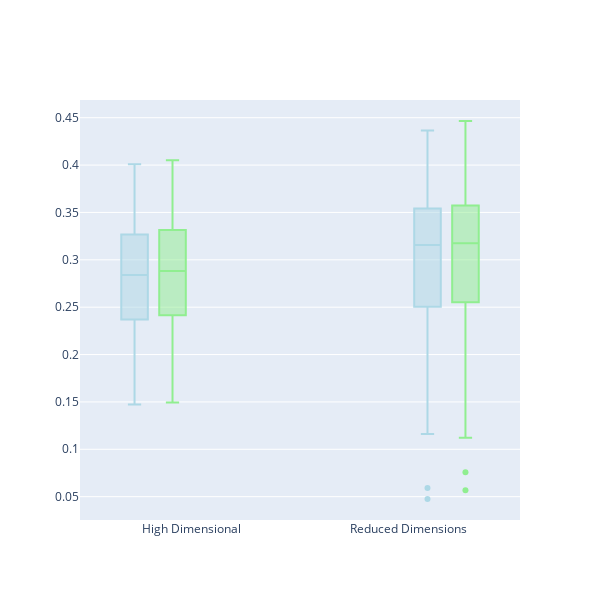

The notebook cell this image was saved under:
### Code cell
fig = go.Figure()

fig.add_trace(go.Box(
    y=df['others_mean'].to_list(),
    x=['High Dimensional'] * len(df['others_mean'].to_list()),
    marker_color='lightblue',
    showlegend=False,
    
))

fig.add_trace(go.Box(
    x=['High Dimensional'] * len(df['group_mean'].to_list()),
    y=df['group_mean'].to_list(),
    marker_color='lightgreen',
    showlegend=False,
))
fig.add_trace(go.Box(
    y=df['reduced_others_mean'].to_list(),
    x=['Reduced Dimensions'] * len(df['reduced_others_mean'].to_list()),
    marker_color='lightblue',
    showlegend=False,
    
))

fig.add_trace(go.Box(
    y=df['reduced_group_mean'].to_list(),
    x=['Reduced Dimensions'] * len(df['reduced_group_mean'].to_list()),
    marker_color='lightgreen',
    showlegend=False,
    
))

fig.add_trace(go.Box(
    x=None,
    y=None,
    name='Within Group',
    marker_color='lightgreen',
    showlegend=True,))

fig.add_trace(go.Box(
    x=None,
    y=None,
    name='Between Groups',
    marker_color='lightblue',
    showlegend=True,))

fig.update_layout(
    boxmode='group',
    height=600,
    width=600,
)

fig.show()

### Figure 1 — Plotly figure (JSON) as saved in the notebook; plotly's stock layout.template omitted (floating-point values rounded to 4 significant figures; data arrays with more than 128 entries replaced by an {"elided": "..."} marker saying what was removed)
{"data": [{"marker": {"color": "lightblue"}, "showlegend": false, "type": "box", "x": {"elided": "956 str values"}, "y": {"elided": "956 float values"}}, {"marker": {"color": "lightgreen"}, "showlegend": false, "type": "box", "x": {"elided": "956 str values"}, "y": {"elided": "956 float values"}}, {"marker": {"color": "lightblue"}, "showlegend": false, "type": "box", "x": {"elided": "956 str values"}, "y": {"elided": "956 float values"}}, {"marker": {"color": "lightgreen"}, "showlegend": false, "type": "box", "x": {"elided": "956 str values"}, "y": {"elided": "956 float values"}}, {"marker": {"color": "lightgreen"}, "name": "Within Group", "showlegend": true, "type": "box"}, {"marker": {"color": "lightblue"}, "name": "Between Groups", "showlegend": true, "type": "box"}], "layout": {"boxmode": "group", "height": 600, "width": 600, "xaxis": {"type": "category"}}}
